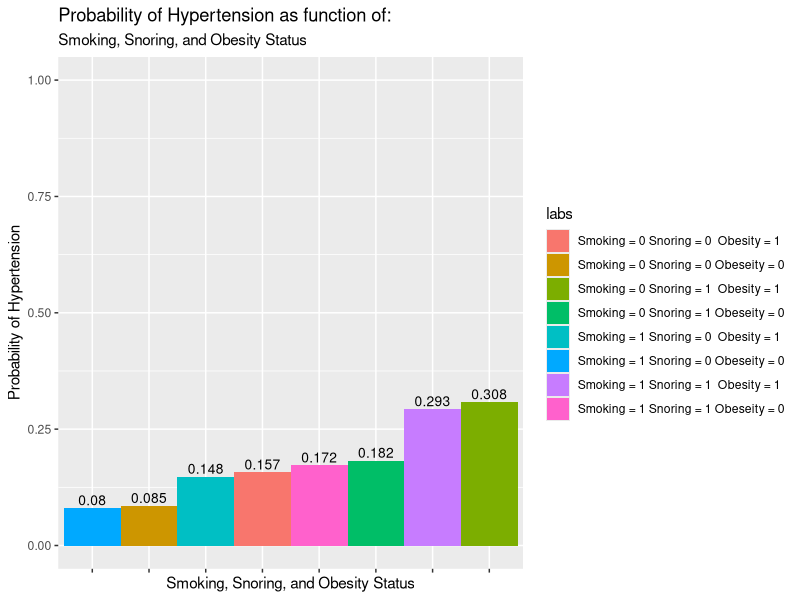

Recreate this plot in R.
## ---- chunk 1
#setwd("C:/Users/lapt3u/Box/UC/Fall_2018/BE7023_Adv_Biostats/adv_biostats/hw_5")
library(ggplot2)
# Build DF
no.yes <- c("No","Yes")
Smoking <- gl(2,1,8,no.yes)
Obesity <- gl(2,2,8,no.yes)
Snoring <- gl(2,4,8,no.yes)
Total <- c(60,17,8,2,187,85,51,23)
Hypertension <- c(5,2,1,0,35,13,15,8)
dat <- data.frame(Smoking,Obesity,Snoring,Total,Hypertension)
## ---- chunk 2
# Fit the model
mod <- glm(cbind(Hypertension, Total-Hypertension) ~ Smoking + Snoring + Obesity, data = dat, family = binomial)
summary(mod)
## ---- chunk 3
# We can check the adequacy of the model by doing a simple hypothesis test.
# Our null hypothesis is that the response probability (Hypertension) follows the
# logistic model laid out above in question 2.  The alternate hypothesis is simply
# that the response probability does not follow the logistic model laid out.
# Test this: If null hypothesis is true then the residual deviance has a chi-squared
# distribution with the stated degrees of freedom.
# Let's pull out residual deviance and degrees of freedom

# Residual deviance:
dev <- mod$deviance
paste("Residual Deviance: ",round(dev, 3))

# Degrees of freedom
dof <- mod$df.residual
paste("Degrees of Freedom: ", dof)

# Now calculate p-value under null hypothesis
p <- pchisq(dev, dof, lower.tail = F)
paste("P-value: ", round(p, 3))
# Because this p-value is much larger than 0.05 we accept the null hypothesis
# that the reposonse probability (hypertension) follows the logistic model
# laid out in question 2, and thus the logistic model can adequatly descibe
# our data.
## ---- chunk 4
summary(mod)
## ---- chunk 5
# To calculate the odds ratio for each covariate we just take the 
# calculated coefficient and reverse the natural log built into 
# the model by raising e to the power of the coefficient for
# that covariate.
or <- exp(mod$coefficients)
paste("Odds ratio of Hypertension when...")
paste("Smoking = Yes: ", round(or["SmokingYes"],3))
paste("Obesity = Yes: ", round(or["ObesityYes"],3))
paste("Snoring = Yes: ", round(or["SnoringYes"],3))

## ---- chunk 6
# We will calculate predicted probabilities for the data we used to fit the 
# model, which is less than ideal, but its the only data we have.
pred <- predict(mod, newdata = dat, type = "response")
# Predicted probabilities for training data:
round(pred,3)

# We can also classify each by using 0.5 as a cutoff, where hypertension = Yes
# if the predicted probability is greater than or equal to 0.5, otherwise
# hypertension = No
pred_class <- ifelse(pred >= 0.50, 1, 0)
pred_class

# We can see that using the 0.5 cutoff none of patients are predicted to have
# hypertension, but we know in almost all groups some of the patients have it.
# We would probably need to move the cutoff point to fix this, which I won't 
# do here.
## ---- chunk 7

apply_mod <- function(smoke, snore, obese)
{
  ret <- (exp(-2.378 - (0.068 * smoke) + (0.872 * snore) + (0.695 * obese)) / 
        (1 + exp(-2.378 - (0.068 * smoke) + (0.872 * snore) + (0.695 * obese))))
  return(ret)
}

bar_1 <- round(apply_mod(0,0,0),3)
bar_2 <- round(apply_mod(1,0,0),3)
bar_3 <- round(apply_mod(0,1,0),3)
bar_4 <- round(apply_mod(1,1,0),3)
bar_5 <- round(apply_mod(0,0,1),3)
bar_6 <- round(apply_mod(1,0,1),3)
bar_7 <- round(apply_mod(0,1,1),3)
bar_8 <- round(apply_mod(1,1,1),3)

vals <- c(bar_1, bar_2,  bar_3,  bar_4,  bar_5,  bar_6, bar_7, bar_8 )

labs <- c(
        "Smoking = 0 Snoring = 0 Obeseity = 0",
        "Smoking = 1 Snoring = 0 Obeseity = 0",
        "Smoking = 0 Snoring = 1 Obeseity = 0",
        "Smoking = 1 Snoring = 1 Obeseity = 0",
        "Smoking = 0 Snoring = 0  Obesity = 1",
        "Smoking = 1 Snoring = 0  Obesity = 1",
        "Smoking = 0 Snoring = 1  Obesity = 1",
        "Smoking = 1 Snoring = 1  Obesity = 1"
        )

df <- data.frame(labs = labs, prob = vals)
df <- df[order(df$prob),]
pl <- ggplot(data = df, aes(x = reorder(labs,prob), y = prob, fill = labs)) +
          geom_bar(stat="identity", width = 1) +
          geom_text(aes(label=prob), vjust=-0.3, size=3.5) + 
          ylim(0,1)+ labs(y = "Probability of Hypertension", 
          x = "Smoking, Snoring, and Obesity Status", title =
            "Probability of Hypertension as function of:",
            subtitle = "Smoking, Snoring, and Obesity Status") +
          theme(axis.text.x=element_blank())

pl



